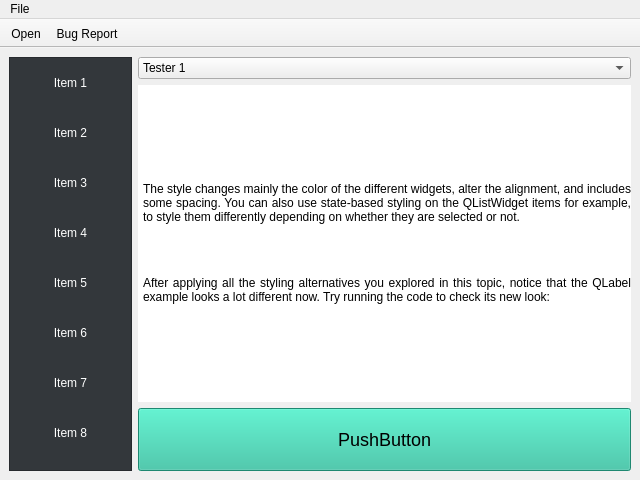
<?xml version="1.0" encoding="UTF-8"?>
<ui version="4.0">
 <class>MainWindow</class>
 <widget class="QMainWindow" name="MainWindow">
  <property name="geometry">
   <rect>
    <x>0</x>
    <y>0</y>
    <width>640</width>
    <height>480</height>
   </rect>
  </property>
  <property name="windowTitle">
   <string>MainWindow</string>
  </property>
  <property name="styleSheet">
   <string notr="true">QListWidget {
    color: #FFFFFF;
    background-color: #33373B;
}

QListWidget::item {
    height: 50px;
}

QListWidget::item:selected {
    background-color: #2ABf9E;
}

QLabel {
    background-color: #FFFFFF;
    qproperty-alignment: AlignCenter;
}

QPushButton {
    background-color: #2ABf9E;
    padding: 20px;
    font-size: 18px;
}
/*
QComboBox {
	color: #FFFFFF;
    background-color: #33373B;
	padding: 10px;
	font-size: 12px;
}

QComboBox:item {
	color: #FFFFFF;
	background-color: #33373B;
}

QComboBox:item:selected {
	background-color: #2ABf9E;
}

QComboBox::indicator {
  	background-color: transparent;
    selection-background-color: transparent;
    color: transparent;
    selection-color: transparent;
	border-color: transparent;
}

QComboBox::drop-down {
    background-color: #33373B;
}
*/</string>
  </property>
  <widget class="QWidget" name="centralwidget">
   <layout class="QVBoxLayout" name="verticalLayout_2">
    <item>
     <layout class="QHBoxLayout" name="horizontalLayout" stretch="1,4">
      <item>
       <widget class="QListWidget" name="listWidget">
        <property name="sizePolicy">
         <sizepolicy hsizetype="Preferred" vsizetype="Preferred">
          <horstretch>0</horstretch>
          <verstretch>0</verstretch>
         </sizepolicy>
        </property>
        <property name="flow">
         <enum>QListView::TopToBottom</enum>
        </property>
        <property name="layoutMode">
         <enum>QListView::SinglePass</enum>
        </property>
        <property name="viewMode">
         <enum>QListView::ListMode</enum>
        </property>
        <property name="wordWrap">
         <bool>false</bool>
        </property>
        <property name="itemAlignment">
         <set>Qt::AlignHCenter</set>
        </property>
        <property name="sortingEnabled">
         <bool>false</bool>
        </property>
        <item>
         <property name="text">
          <string>Item 1</string>
         </property>
         <property name="textAlignment">
          <set>AlignCenter</set>
         </property>
        </item>
        <item>
         <property name="text">
          <string>Item 2</string>
         </property>
         <property name="textAlignment">
          <set>AlignCenter</set>
         </property>
        </item>
        <item>
         <property name="text">
          <string>Item 3</string>
         </property>
         <property name="textAlignment">
          <set>AlignCenter</set>
         </property>
        </item>
        <item>
         <property name="text">
          <string>Item 4</string>
         </property>
         <property name="textAlignment">
          <set>AlignCenter</set>
         </property>
        </item>
        <item>
         <property name="text">
          <string>Item 5</string>
         </property>
         <property name="textAlignment">
          <set>AlignCenter</set>
         </property>
        </item>
        <item>
         <property name="text">
          <string>Item 6</string>
         </property>
         <property name="textAlignment">
          <set>AlignCenter</set>
         </property>
        </item>
        <item>
         <property name="text">
          <string>Item 7</string>
         </property>
         <property name="textAlignment">
          <set>AlignCenter</set>
         </property>
        </item>
        <item>
         <property name="text">
          <string>Item 8</string>
         </property>
         <property name="textAlignment">
          <set>AlignCenter</set>
         </property>
        </item>
       </widget>
      </item>
      <item>
       <layout class="QVBoxLayout" name="verticalLayout">
        <item>
         <widget class="QComboBox" name="comboBox">
          <property name="styleSheet">
           <string notr="true">QComboBox QAbstractItemView {
    border: 2px solid darkgray;
    selection-background-color: green;
}</string>
          </property>
          <item>
           <property name="text">
            <string>Tester 1</string>
           </property>
          </item>
          <item>
           <property name="text">
            <string>Tester 2</string>
           </property>
          </item>
          <item>
           <property name="text">
            <string>Tester 3</string>
           </property>
          </item>
         </widget>
        </item>
        <item>
         <widget class="QLabel" name="label">
          <property name="sizePolicy">
           <sizepolicy hsizetype="Preferred" vsizetype="Preferred">
            <horstretch>0</horstretch>
            <verstretch>0</verstretch>
           </sizepolicy>
          </property>
          <property name="text">
           <string>&lt;html&gt;&lt;head/&gt;&lt;body&gt;&lt;p align=&quot;justify&quot;&gt;The style changes mainly the color of the different widgets, alter the alignment, and includes some spacing. You can also use state-based styling on the QListWidget items for example, to style them differently depending on whether they are selected or not.&lt;/p&gt;&lt;p align=&quot;justify&quot;&gt;&lt;br/&gt;&lt;/p&gt;&lt;p align=&quot;justify&quot;&gt;After applying all the styling alternatives you explored in this topic, notice that the QLabel example looks a lot different now. Try running the code to check its new look:&lt;/p&gt;&lt;/body&gt;&lt;/html&gt;</string>
          </property>
          <property name="wordWrap">
           <bool>true</bool>
          </property>
          <property name="margin">
           <number>5</number>
          </property>
          <property name="indent">
           <number>5</number>
          </property>
         </widget>
        </item>
        <item>
         <widget class="QPushButton" name="pushButton">
          <property name="text">
           <string>PushButton</string>
          </property>
         </widget>
        </item>
       </layout>
      </item>
     </layout>
    </item>
   </layout>
  </widget>
  <widget class="QToolBar" name="toolBar">
   <property name="windowTitle">
    <string>toolBar</string>
   </property>
   <property name="movable">
    <bool>false</bool>
   </property>
   <attribute name="toolBarArea">
    <enum>TopToolBarArea</enum>
   </attribute>
   <attribute name="toolBarBreak">
    <bool>false</bool>
   </attribute>
   <addaction name="actionOpen"/>
   <addaction name="actionBug_Report"/>
  </widget>
  <widget class="QMenuBar" name="menuBar">
   <property name="geometry">
    <rect>
     <x>0</x>
     <y>0</y>
     <width>640</width>
     <height>21</height>
    </rect>
   </property>
   <widget class="QMenu" name="menuFile">
    <property name="title">
     <string>File</string>
    </property>
    <addaction name="actionOpen"/>
    <addaction name="separator"/>
    <addaction name="actionBug_Report"/>
   </widget>
   <addaction name="menuFile"/>
  </widget>
  <action name="actionBug_Report">
   <property name="checkable">
    <bool>true</bool>
   </property>
   <property name="icon">
    <iconset resource="icons_resource.qrc">
     <normaloff>:/fugue/icons/bug.png</normaloff>:/fugue/icons/bug.png</iconset>
   </property>
   <property name="text">
    <string>Bug Report</string>
   </property>
   <property name="toolTip">
    <string>BUGS!</string>
   </property>
   <property name="shortcut">
    <string>Ctrl+B</string>
   </property>
  </action>
  <action name="actionOpen">
   <property name="checkable">
    <bool>true</bool>
   </property>
   <property name="icon">
    <iconset resource="icons_resource.qrc">
     <normaloff>:/fugue/icons/folder-horizontal-open.png</normaloff>:/fugue/icons/folder-horizontal-open.png</iconset>
   </property>
   <property name="text">
    <string>&amp;Open</string>
   </property>
   <property name="toolTip">
    <string>Open</string>
   </property>
   <property name="shortcut">
    <string>Ctrl+G</string>
   </property>
  </action>
 </widget>
 <resources>
  <include location="icons_resource.qrc"/>
 </resources>
 <connections/>
</ui>
